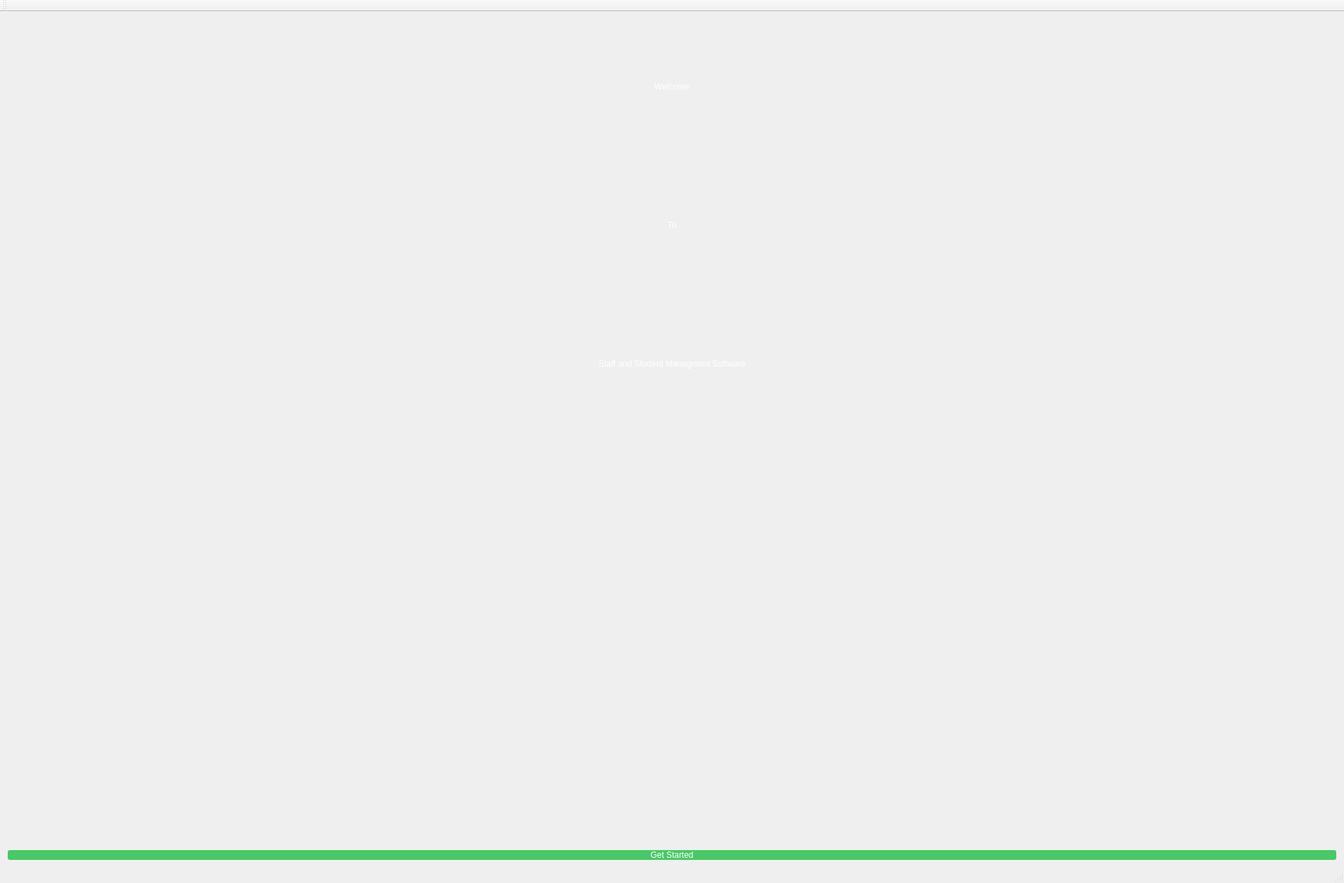
<?xml version="1.0" encoding="UTF-8"?>
<ui version="4.0">
 <class>MainWindow</class>
 <widget class="QMainWindow" name="MainWindow">
  <property name="geometry">
   <rect>
    <x>0</x>
    <y>0</y>
    <width>1920</width>
    <height>1262</height>
   </rect>
  </property>
  <property name="windowTitle">
   <string>Welcone to Staff and Student Management Software</string>
  </property>
  <property name="windowIcon">
   <iconset resource="resources.qrc">
    <normaloff>:/new/images/icons/logoicon.ico</normaloff>:/new/images/icons/logoicon.ico</iconset>
  </property>
  <property name="autoFillBackground">
   <bool>false</bool>
  </property>
  <property name="styleSheet">
   <string notr="true">#centralWidget {
background-image :url(:/new/images/Images/24-6.jpg);
}</string>
  </property>
  <property name="documentMode">
   <bool>true</bool>
  </property>
  <property name="dockNestingEnabled">
   <bool>true</bool>
  </property>
  <property name="unifiedTitleAndToolBarOnMac">
   <bool>true</bool>
  </property>
  <widget class="QWidget" name="centralWidget">
   <layout class="QVBoxLayout" name="verticalLayout_2">
    <item>
     <layout class="QVBoxLayout" name="verticalLayout">
      <item>
       <widget class="QLabel" name="label">
        <property name="styleSheet">
         <string notr="true">color:white;
font: 30pt &quot;Imprint MT Shadow&quot;;</string>
        </property>
        <property name="text">
         <string>&lt;html&gt;&lt;head/&gt;&lt;body&gt;&lt;p align=&quot;center&quot;&gt;Welcome&lt;/p&gt;&lt;/body&gt;&lt;/html&gt;</string>
        </property>
       </widget>
      </item>
      <item>
       <widget class="QLabel" name="label_2">
        <property name="styleSheet">
         <string notr="true">color:white;
font: 30pt &quot;Imprint MT Shadow&quot;;</string>
        </property>
        <property name="text">
         <string>&lt;html&gt;&lt;head/&gt;&lt;body&gt;&lt;p align=&quot;center&quot;&gt;To&lt;/p&gt;&lt;/body&gt;&lt;/html&gt;</string>
        </property>
       </widget>
      </item>
      <item>
       <widget class="QLabel" name="label_3">
        <property name="styleSheet">
         <string notr="true">color:white;
font: 30pt &quot;Imprint MT Shadow&quot;;</string>
        </property>
        <property name="text">
         <string>&lt;html&gt;&lt;head/&gt;&lt;body&gt;&lt;p align=&quot;center&quot;&gt;Staff and Student Managment Software&lt;/p&gt;&lt;/body&gt;&lt;/html&gt;</string>
        </property>
       </widget>
      </item>
     </layout>
    </item>
    <item>
     <widget class="QLabel" name="label_4">
      <property name="styleSheet">
       <string notr="true">background-image: url(:/new/images/Images/logo.jpg);</string>
      </property>
      <property name="text">
       <string/>
      </property>
      <property name="pixmap">
       <pixmap resource="resources.qrc">:/new/images/Images/logo.jpg</pixmap>
      </property>
      <property name="scaledContents">
       <bool>true</bool>
      </property>
     </widget>
    </item>
    <item>
     <widget class="QPushButton" name="start">
      <property name="styleSheet">
       <string notr="true">QPushButton
{

font: 20pt &quot;MS Sans Serif&quot;;
color: white;
background-color: #48c866;
border-width: 0px;
border-radius: 3px;
}</string>
      </property>
      <property name="text">
       <string>Get Started</string>
      </property>
     </widget>
    </item>
   </layout>
  </widget>
  <widget class="QToolBar" name="mainToolBar">
   <attribute name="toolBarArea">
    <enum>TopToolBarArea</enum>
   </attribute>
   <attribute name="toolBarBreak">
    <bool>false</bool>
   </attribute>
  </widget>
  <widget class="QStatusBar" name="statusBar"/>
 </widget>
 <layoutdefault spacing="6" margin="11"/>
 <resources>
  <include location="resources.qrc"/>
 </resources>
 <connections/>
</ui>
